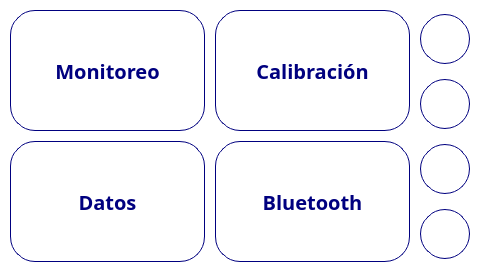
<?xml version="1.0" encoding="UTF-8"?>
<ui version="4.0">
 <class>MainWindow</class>
 <widget class="QMainWindow" name="MainWindow">
  <property name="geometry">
   <rect>
    <x>0</x>
    <y>0</y>
    <width>480</width>
    <height>272</height>
   </rect>
  </property>
  <property name="windowTitle">
   <string>MainWindow</string>
  </property>
  <property name="styleSheet">
   <string notr="true">background-color: white;
font-family: Poppins;
font-size:20px;
font-weight: 500;</string>
  </property>
  <widget class="QWidget" name="centralwidget">
   <property name="styleSheet">
    <string notr="true">QPushButton {
	height: 50px;
	border-radius: 25px;
	border: 1px solid #00007f;
	background-color: white;
	color: #00007f;
}</string>
   </property>
   <widget class="QPushButton" name="powerBtn">
    <property name="geometry">
     <rect>
      <x>420</x>
      <y>209</y>
      <width>50</width>
      <height>50</height>
     </rect>
    </property>
    <property name="styleSheet">
     <string notr="true"/>
    </property>
    <property name="text">
     <string/>
    </property>
   </widget>
   <widget class="QPushButton" name="wifiBtn">
    <property name="geometry">
     <rect>
      <x>420</x>
      <y>144</y>
      <width>50</width>
      <height>50</height>
     </rect>
    </property>
    <property name="styleSheet">
     <string notr="true"/>
    </property>
    <property name="text">
     <string/>
    </property>
   </widget>
   <widget class="QPushButton" name="updateBtn">
    <property name="geometry">
     <rect>
      <x>420</x>
      <y>79</y>
      <width>50</width>
      <height>50</height>
     </rect>
    </property>
    <property name="styleSheet">
     <string notr="true"/>
    </property>
    <property name="text">
     <string/>
    </property>
   </widget>
   <widget class="QPushButton" name="helpBtn">
    <property name="geometry">
     <rect>
      <x>420</x>
      <y>14</y>
      <width>50</width>
      <height>50</height>
     </rect>
    </property>
    <property name="styleSheet">
     <string notr="true"/>
    </property>
    <property name="text">
     <string/>
    </property>
   </widget>
   <widget class="QPushButton" name="monitoringBtn">
    <property name="geometry">
     <rect>
      <x>10</x>
      <y>10</y>
      <width>195</width>
      <height>121</height>
     </rect>
    </property>
    <property name="styleSheet">
     <string notr="true"/>
    </property>
    <property name="text">
     <string>Monitoreo</string>
    </property>
   </widget>
   <widget class="QPushButton" name="calibrationBtn">
    <property name="geometry">
     <rect>
      <x>215</x>
      <y>10</y>
      <width>195</width>
      <height>121</height>
     </rect>
    </property>
    <property name="styleSheet">
     <string notr="true"/>
    </property>
    <property name="text">
     <string>Calibración</string>
    </property>
   </widget>
   <widget class="QPushButton" name="bluetoothBtn">
    <property name="geometry">
     <rect>
      <x>215</x>
      <y>141</y>
      <width>195</width>
      <height>121</height>
     </rect>
    </property>
    <property name="styleSheet">
     <string notr="true"/>
    </property>
    <property name="text">
     <string>Bluetooth</string>
    </property>
   </widget>
   <widget class="QPushButton" name="dataBtn">
    <property name="geometry">
     <rect>
      <x>10</x>
      <y>141</y>
      <width>195</width>
      <height>121</height>
     </rect>
    </property>
    <property name="text">
     <string>Datos</string>
    </property>
   </widget>
  </widget>
 </widget>
 <resources/>
 <connections/>
</ui>
